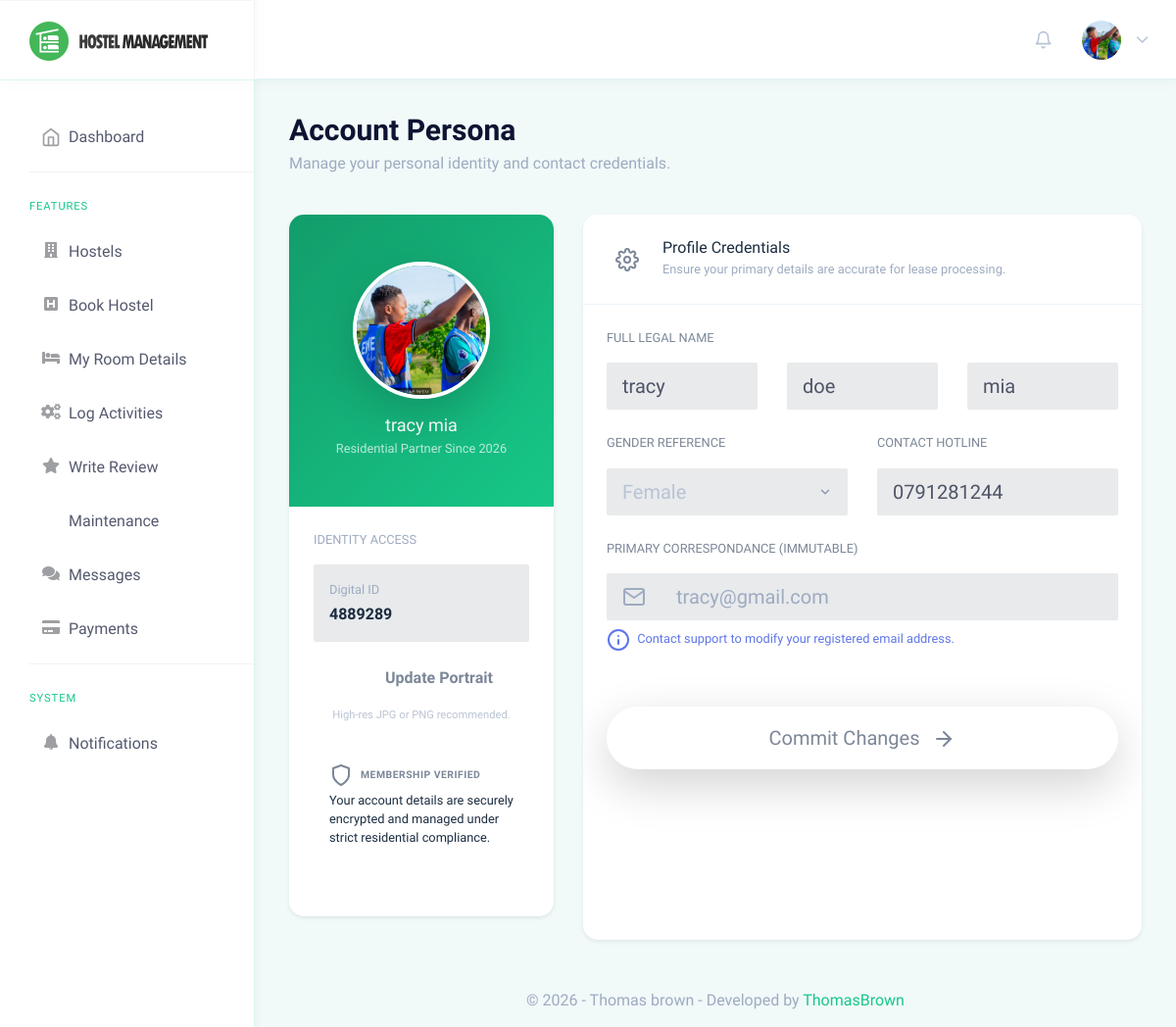
/client/profile.php (signed in), run on the app's committed database.
### tables this page shows
CREATE TABLE `users` (
  `id` int(11) NOT NULL,
  `tenant_id` int(11) DEFAULT NULL,
  `email` varchar(255) NOT NULL,
  `password` varchar(255) NOT NULL,
  `role` enum('admin','landlord','client','caretaker') NOT NULL,
  `full_name` varchar(255) NOT NULL,
  `first_name` varchar(255) DEFAULT NULL,
  `middle_name` varchar(255) DEFAULT NULL,
  `last_name` varchar(255) DEFAULT NULL,
  `gender` varchar(50) DEFAULT NULL,
  `contact_no` varchar(50) DEFAULT NULL,
  `profile_pic` varchar(255) DEFAULT NULL,
  `id_no` varchar(50) DEFAULT NULL,
  `status` enum('active','suspended') DEFAULT 'active',
  `created_at` timestamp NOT NULL DEFAULT current_timestamp(),
  `original_id` int(11) DEFAULT NULL,
  `original_table` varchar(50) DEFAULT NULL,
  `assigned_hostel_id` int(11) DEFAULT NULL
);

### client/profile.php (the view, shortened to what this page needs)
<?php
    include('../includes/check-login.php');
?>
<!DOCTYPE html>
<html dir="ltr" lang="en">
<head>
    <link href="../assets/extra-libs/c3/c3.min.css" rel="stylesheet">
    <link href="https://cdn.jsdelivr.net/npm/chartist@0.11.4/dist/chartist.min.css" rel="stylesheet">
    <link href="../dist/css/style.min.css" rel="stylesheet">
    <link href="../assets/css/custom-gradients.css" rel="stylesheet">
    <link href="../assets/css/public-pages.css" rel="stylesheet">
</head>
<body>
    <div id="main-wrapper" data-theme="light" data-layout="vertical" data-navbarbg="skin6" data-sidebartype="full"
        data-sidebar-position="fixed" data-header-position="fixed" data-boxed-layout="full">
        <header class="topbar" data-navbarbg="skin6">
            <?php include '../includes/client-navigation.php'?>
        </header>
        <aside class="left-sidebar" data-sidebarbg="skin6">
            <div class="scroll-sidebar" data-sidebarbg="skin6">
                <?php include '../includes/client-sidebar.php'?>
            </div>
        </aside>
        <div class="page-wrapper">
            <div class="container-fluid">
                <div class="row mb-4">
                    <div class="col-12 text-center text-lg-left">
                        <h2 class="page-title text-dark font-weight-bold mb-1">Account Persona</h2>
                        <p class="text-muted">Manage your personal identity and contact credentials.</p>
                    </div>
                </div>
                <div class="row">
                    <?php
                    $aid=$_SESSION['id'];
                    $ret="select * from users where id=?";
                    $stmt= $mysqli->prepare($ret) ;
                    $stmt->bind_param('i',$aid);
                    $stmt->execute();
                    $res=$stmt->get_result();
                    while($row=$res->fetch_object()) {
                    ?>
                    <div class="col-lg-4 mb-4">
                        <div class="card shadow-sm border-0 h-100 rounded-lg overflow-hidden">
                            <div class="bg-gradient-brand py-5 text-center px-4">
                                <?php
                                $pic = $row->profile_pic ? "../uploads/profiles/" . $row->profile_pic : "../assets/images/users/1.jpg";
                                ?>
                                <div class="position-relative d-inline-block avatar-container mb-3">
                                    <img src="<?php echo $pic; ?>" alt="user" class="rounded-circle shadow-lg border border-white" width="140" height="140" style="object-fit: cover; border-width: 4px !important;">
                                </div>
                                <h4 class="font-weight-black text-white mb-0"><?php echo htmlentities($row->full_name); ?></h4>
                                <small class="text-white opacity-7">Residential Partner Since <?php echo date('Y', strtotime($row->created_at)); ?></small>
                            </div>
                            <div class="card-body pt-4">
                                <div class="mb-4">
                                    <label class="text-muted small text-uppercase font-weight-black mb-3 d-block letter-spacing-1">Identity Access</label>
                                    <div class="bg-light p-3 rounded-lg border-0 mb-3">
                                        <small class="text-muted d-block mb-1">Digital ID</small>
                                        <span class="text-dark font-weight-bold"><?php echo $row->id_no; ?></span>
                                    </div>
                                    <div class="custom-file-premium mb-2">
                                        <button type="button" class="btn btn-brand btn-block rounded-pill font-weight-bold py-2" onclick="$('#profile_pic').click()">
                                            <i data-feather="camera" class="feather-sm mr-2 text-white"></i> Update Portrait
                                        </button>
                                    </div>
                                    <small class="text-muted text-center d-block opacity-7" style="font-size: 0.7rem;">High-res JPG or PNG recommended.</small>
                                </div>
                                <div class="bg-light-brand-subtle p-3 rounded-lg border-brand">
                                    <div class="d-flex align-items-center mb-1">
                                        <i data-feather="shield" class="text-brand mr-2 feather-xs"></i>
                                        <small class="text-brand font-weight-bold text-uppercase" style="letter-spacing: 0.5px; font-size: 0.65rem;">Membership Verified</small>
                                    </div>
                                    <p class="mb-0 text-dark small opacity-8">Your account details are securely encrypted and managed under strict residential compliance.</p>
                                </div>
                            </div>
                        </div>
                    </div>
                    <div class="col-lg-8">
                        <div class="card shadow-sm border-0 h-100 rounded-lg overflow-hidden">
                            <div class="card-header bg-white py-4 border-bottom d-flex align-items-center">
                                <div class="bg-light-brand p-2 rounded mr-3">
                                    <i data-feather="settings" class="text-brand"></i>
                                </div>
                                <div>
                                    <h5 class="mb-0 text-dark font-weight-black">Profile Credentials</h5>
                                    <small class="text-muted">Ensure your primary details are accurate for lease processing.</small>
                                </div>
                            </div>
                            <div class="card-body p-4">
                                <div class="row">
                                    <div class="col-12 mb-4">
                                        <small class="text-brand-light text-uppercase font-weight-black letter-spacing-1 mb-3 d-block">Full Legal Name</small>
                                        <div class="row">
                                            <div class="col-md-4 mb-3 mb-md-0">
                                                <input type="text" name="fname" id="fname" class="form-control form-control-lg border-0 bg-light rounded-lg font-weight-medium" value="<?php echo $row->first_name;?>" placeholder="First" required>
                                            </div>
                                            <div class="col-md-4 mb-3 mb-md-0">
                                                <input type="text" name="mname" id="mname" class="form-control form-control-lg border-0 bg-light rounded-lg font-weight-medium" value="<?php echo $row->middle_name;?>" placeholder="Middle">
                                            </div>
                                            <div class="col-md-4">
                                                <input type="text" name="lname" id="lname" class="form-control form-control-lg border-0 bg-light rounded-lg font-weight-medium" value="<?php echo $row->last_name;?>" placeholder="Last" required>
                                            </div>
                                        </div>
                                    </div>
                                    <div class="col-md-6 mb-4">
                                        <small class="text-brand text-uppercase font-weight-black letter-spacing-1 mb-3 d-block">Gender Reference</small>
                                        <select class="custom-select custom-select-lg border-0 bg-light rounded-lg font-weight-medium" id="gender" name="gender">
                                            <option value="<?php echo $row->gender;?>"><?php echo $row->gender;?></option>
                                        </select>
                                    </div>
                                    <div class="col-md-6 mb-4">
                                        <small class="text-brand text-uppercase font-weight-black letter-spacing-1 mb-3 d-block">Contact Hotline</small>
                                        <input type="text" name="contact" id="contact" maxlength="10" class="form-control form-control-lg border-0 bg-light rounded-lg font-weight-medium" value="<?php echo $row->contact_no;?>" required>
                                    </div>
                                    <div class="col-12 mb-4">
                                        <small class="text-brand-light text-uppercase font-weight-black letter-spacing-1 mb-3 d-block">Primary Correspondance (Immutable)</small>
                                        <div class="input-group input-group-lg">
                                            <div class="input-group-prepend">
                                                <span class="input-group-text border-0 bg-light px-3"><i data-feather="mail" class="feather-sm text-muted"></i></span>
                                            </div>
                                            <input type="email" name="email" id="email" class="form-control border-0 bg-light font-weight-medium text-muted" value="<?php echo $row->email;?>" readonly style="cursor: not-allowed;">
                                        </div>
                                        <small class="text-info mt-2 d-block font-weight-medium"><i data-feather="info" class="feather-xs mr-1"></i> Contact support to modify your registered email address.</small>
                                    </div>
                                </div>
                                <div class="pt-4 mt-2">
                                    <button type="submit" name="update" class="btn btn-brand btn-lg btn-block rounded-pill shadow-lg font-weight-black py-3">
                                        Commit Changes <i data-feather="arrow-right" class="ml-2"></i>
                                    </button>
                                </div>
                            </div>
                        </div>
                    </div>
                    <?php } ?>
                </div>
            </div>
            <?php include '../includes/footer.php' ?>
        </div>
    </div>
</body>
</html>

### includes/client-navigation.php (shortened to what this page needs)
<nav class="navbar top-navbar navbar-expand-md">
                <div class="navbar-header" data-logobg="skin6">
                    <div class="navbar-brand">
                        <a href="index.html">
                            <b class="logo-icon">
                                <img src="../assets/images/logo-icon-nav.png" alt="homepage" class="dark-logo" />
                            </b>
                            <span class="logo-text">
                                <img src="../assets/images/logo-text-nav.png" alt="homepage" class="dark-logo" />
                            </span>
                        </a>
                    </div>
                </div>
                <div class="navbar-collapse collapse" id="navbarSupportedContent">
                    <ul class="navbar-nav float-right">
                        <li class="nav-item dropdown">
                            <a class="nav-link dropdown-toggle waves-effect waves-dark" href="javascript:void(0)"
                                data-toggle="dropdown" aria-haspopup="true" aria-expanded="false">
                                <i data-feather="bell" class="svg-icon"></i>
                            </a>
                        </li>
                        <li class="nav-item dropdown">
                            <a class="nav-link dropdown-toggle" href="javascript:void(0)" data-toggle="dropdown"
                                aria-haspopup="true" aria-expanded="false">
                                    <?php
                                    $aid=$_SESSION['id'];
                                        $ret="select * from users where id=?";
                                        $stmt= $mysqli->prepare($ret) ;
                                        $stmt->bind_param('i',$aid);
                                        $stmt->execute();
                                        $res=$stmt->get_result();
                                        while($row=$res->fetch_object())
                                        {
                                            $userPic = $row->profile_pic ? "../uploads/profiles/" . $row->profile_pic : "../assets/images/users/user-icn.png";
                                            ?>
                                <img src="<?php echo $userPic; ?>" alt="user" class="rounded-circle" width="40" height="40" style="object-fit: cover;">
                                 <span class="ml-2 d-none d-lg-inline-block"><?php } ?><i data-feather="chevron-down"
                                        class="svg-icon"></i></span>
                            </a>
                        </li>
                    </ul>
                </div>
            </nav>

### data on the page
users: profile_pic (picture), full_name "tracy mia", created_at "2026", id_no "4889289", fname "tracy", mname "doe", lname "mia", gender "Female", contact "0791281244", email "tracy@gmail.com"
